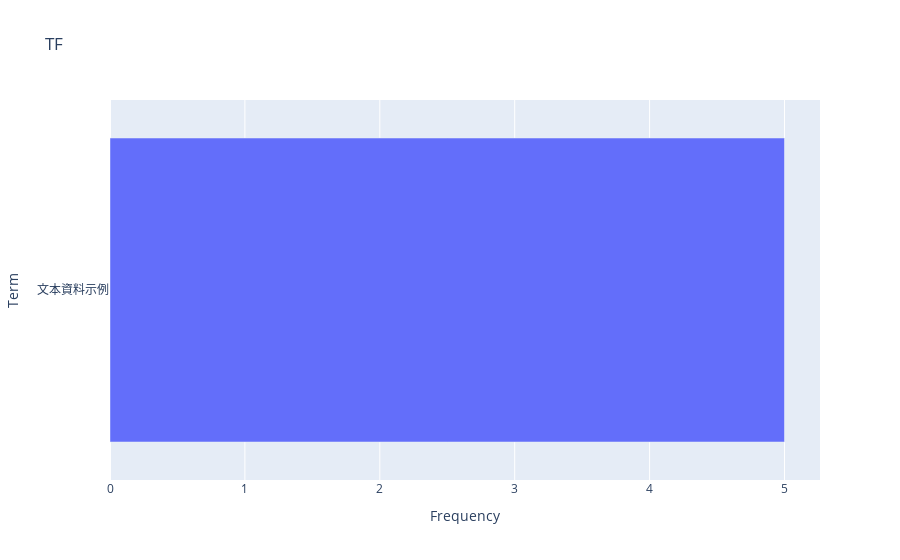

Notebook cell for this chart:
### Markdown cell above
### >>> **Exercise 12 (take home):**
If you want a nicer interactive visualization here, I would encourage you try to install and use plotly to achieve this.

### Code cell
# Answer here
import plotly.express as px

x = count_vect.get_feature_names_out()[:300]
y = term_frequencies[:300]

f = px.bar(x=y, y=x, orientation='h', title='TF')
f.update_layout(xaxis_title="Frequency", yaxis_title="Term")

f.show()

### Figure 1 — Plotly figure (JSON) as saved in the notebook; plotly's stock layout.template omitted (floating-point values rounded to 4 significant figures)
{"data": [{"alignmentgroup": "True", "hovertemplate": "x=%{x}<br>y=%{y}<extra></extra>", "legendgroup": "", "marker": {"color": "#636efa", "pattern": {"shape": ""}}, "name": "", "offsetgroup": "", "orientation": "h", "showlegend": false, "textposition": "auto", "type": "bar", "x": [5], "xaxis": "x", "y": ["文本資料示例"], "yaxis": "y"}], "layout": {"barmode": "relative", "legend": {"tracegroupgap": 0}, "title": {"text": "TF"}, "xaxis": {"anchor": "y", "domain": [0, 1], "title": {"text": "Frequency"}}, "yaxis": {"anchor": "x", "domain": [0, 1], "title": {"text": "Term"}}}}
